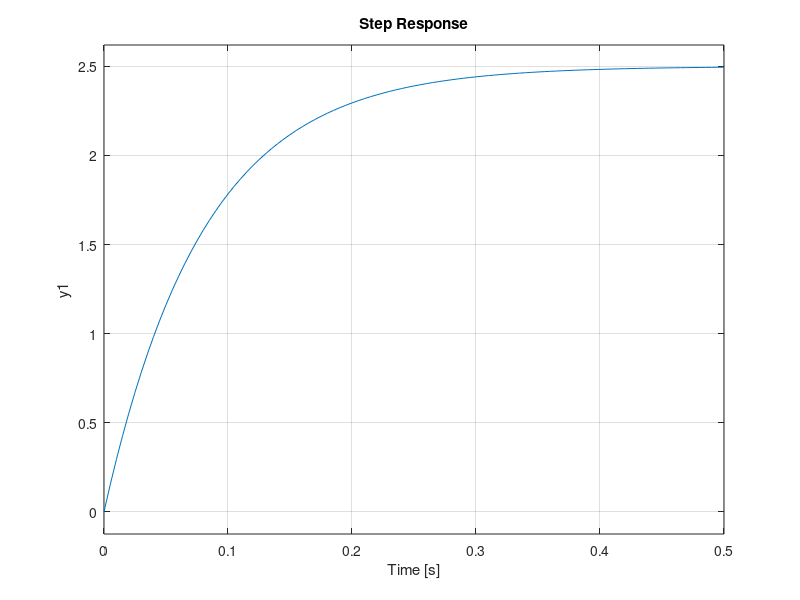

MATLAB code to generate this figure: (Note: this script raises an error after producing the figure.)
s = tf("s")
Measured = 2.5/(0.08*s+1);
Motor_step_j = 1.68/(0.078*s+1);
Kt = 0.22
Ke = 0.359
Kb = 0.0313
R = 2.8
B = 0.00000112
J = 0.000498

Motor_density_j = ((Kt)/(R*B+Kt*Ke))/(((R*J)/(R*B+Ke*Kt))*s+1)

hold on
step(Measured)
step(motor_step_j)
step(motor_density_j)
grid on
hold off
